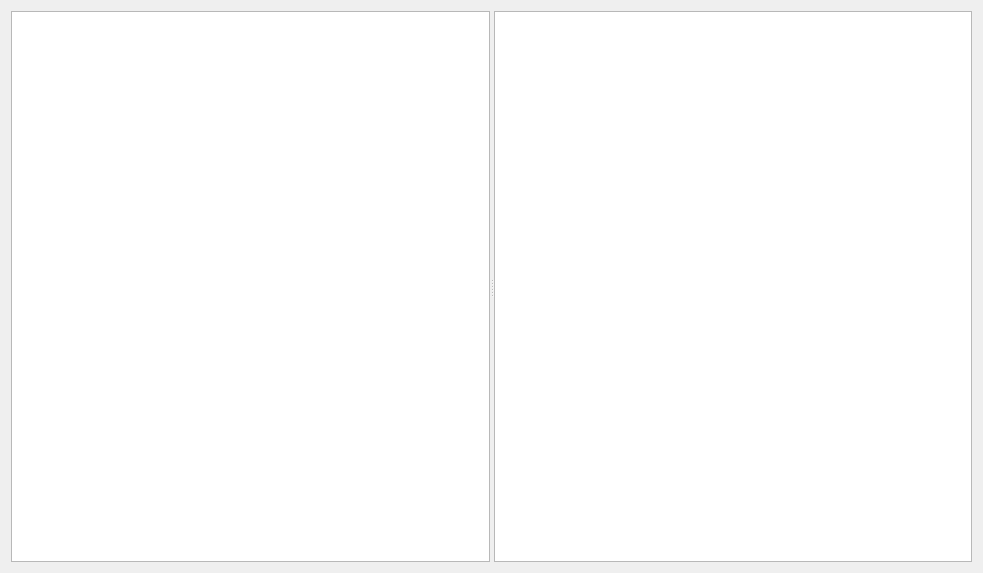
<?xml version="1.0" encoding="UTF-8"?>
<ui version="4.0">
 <class>QKdbxView</class>
 <widget class="QWidget" name="QKdbxView">
  <property name="geometry">
   <rect>
    <x>0</x>
    <y>0</y>
    <width>983</width>
    <height>573</height>
   </rect>
  </property>
  <property name="windowTitle">
   <string>Form</string>
  </property>
  <layout class="QVBoxLayout" name="verticalLayout">
   <item>
    <widget class="QSplitter" name="splitter">
     <property name="orientation">
      <enum>Qt::Horizontal</enum>
     </property>
     <widget class="QTreeView" name="groupView">
      <property name="enabled">
       <bool>true</bool>
      </property>
      <property name="contextMenuPolicy">
       <enum>Qt::ActionsContextMenu</enum>
      </property>
      <property name="acceptDrops">
       <bool>false</bool>
      </property>
      <property name="dragEnabled">
       <bool>true</bool>
      </property>
      <property name="dragDropMode">
       <enum>QAbstractItemView::InternalMove</enum>
      </property>
      <property name="defaultDropAction">
       <enum>Qt::IgnoreAction</enum>
      </property>
      <property name="rootIsDecorated">
       <bool>true</bool>
      </property>
     </widget>
     <widget class="QTreeView" name="entriesView">
      <property name="contextMenuPolicy">
       <enum>Qt::ActionsContextMenu</enum>
      </property>
      <property name="rootIsDecorated">
       <bool>false</bool>
      </property>
      <property name="itemsExpandable">
       <bool>true</bool>
      </property>
      <attribute name="headerStretchLastSection">
       <bool>false</bool>
      </attribute>
     </widget>
    </widget>
   </item>
  </layout>
  <action name="actionDeleteGroup">
   <property name="enabled">
    <bool>true</bool>
   </property>
   <property name="icon">
    <iconset resource="icons/16x16/16x16.qrc">
     <normaloff>:/kdbx/icons/16x16/C45.png</normaloff>:/kdbx/icons/16x16/C45.png</iconset>
   </property>
   <property name="text">
    <string>Delete group</string>
   </property>
   <property name="shortcut">
    <string>Del</string>
   </property>
  </action>
  <action name="actionGroupProperties">
   <property name="enabled">
    <bool>true</bool>
   </property>
   <property name="icon">
    <iconset resource="icons/16x16/16x16.qrc">
     <normaloff>:/kdbx/icons/16x16/C57.png</normaloff>:/kdbx/icons/16x16/C57.png</iconset>
   </property>
   <property name="text">
    <string>Properties</string>
   </property>
  </action>
  <action name="actionEntryEdit">
   <property name="text">
    <string>Edit entry</string>
   </property>
   <property name="font">
    <font>
     <weight>75</weight>
     <bold>true</bold>
    </font>
   </property>
   <property name="menuRole">
    <enum>QAction::ApplicationSpecificRole</enum>
   </property>
   <property name="priority">
    <enum>QAction::NormalPriority</enum>
   </property>
  </action>
  <action name="actionEntryVersions">
   <property name="text">
    <string>Versions...</string>
   </property>
  </action>
  <action name="actionEntryDelete">
   <property name="icon">
    <iconset resource="icons/16x16/16x16.qrc">
     <normaloff>:/kdbx/icons/16x16/C45.png</normaloff>:/kdbx/icons/16x16/C45.png</iconset>
   </property>
   <property name="text">
    <string>Delete entry</string>
   </property>
  </action>
  <action name="actionEntryNew">
   <property name="icon">
    <iconset resource="icons/16x16/16x16.qrc">
     <normaloff>:/kdbx/icons/16x16/C07.png</normaloff>:/kdbx/icons/16x16/C07.png</iconset>
   </property>
   <property name="text">
    <string>New entry...</string>
   </property>
  </action>
 </widget>
 <customwidgets>
  <customwidget>
   <class>QMdiSubWindow</class>
   <extends>QWidget</extends>
   <header>qmdisubwindow.h</header>
   <container>1</container>
  </customwidget>
 </customwidgets>
 <resources>
  <include location="icons/16x16/16x16.qrc"/>
 </resources>
 <connections/>
</ui>
